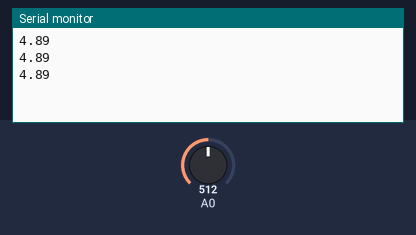
This sketch was run on a simulated Arduino Uno, built with avr-gcc and run on an emulated ATmega328P. Parts: the last lines printed to the serial monitor. Inputs (shaded band) come from the test bench; at power-on: A0 = 512.

Above: at 1.3 s.
1.4 s: A0 set to 0
At 1.9 s:
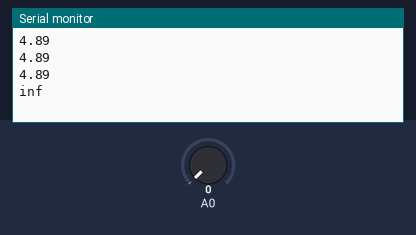
3.5 s: A0 set to 122
At 3.9 s:
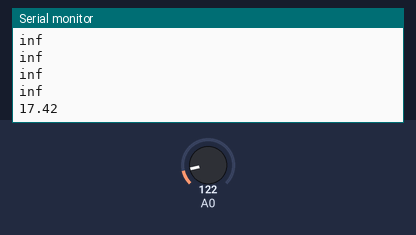

The sketch:

_____.ino
```cpp
#include <math.h>

float val=0;


char GP2D12;

char a,b;

void setup()

{

   Serial.begin(9600); //

}

void loop()

{

   int val;

   GP2D12=read_gp2d12_range();

   delay(500);

}


float read_gp2d12_range()

{

   float tmp;

   tmp = analogRead(A0);

   tmp=tmp*4/1024;   //4为VREF基准：实际值

   tmp=8.7328*pow(tmp,-0.912)+0.25;    //0.25是调整值，根据测距情况自行添加相应的值

   Serial.println(tmp);

   return tmp;

}
```

Measured:
- after the input at 1.4 s, the serial monitor: prints a new line after 0.10 s (image 1)
- after the input at 3.5 s, the serial monitor: prints a new line at once (image 2)
